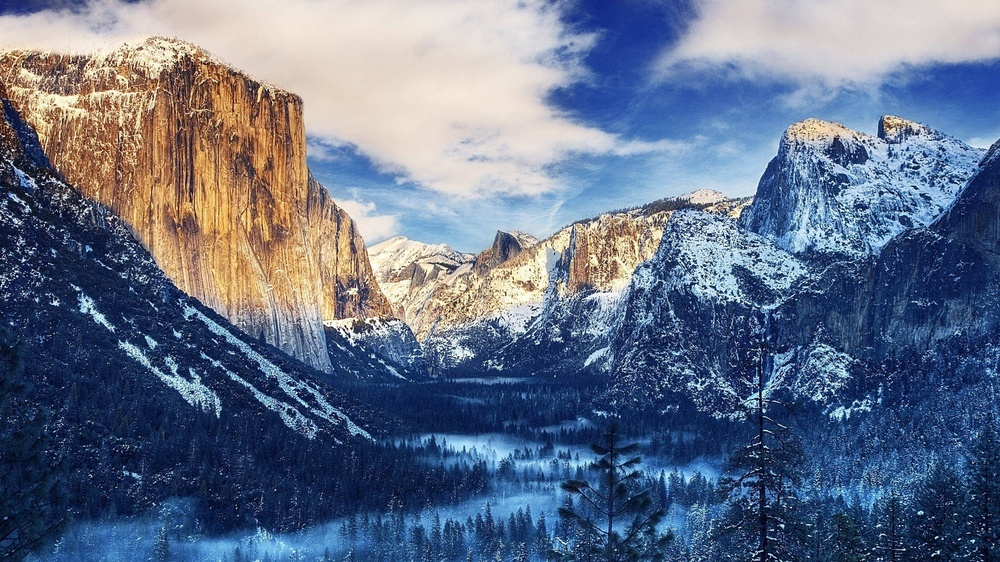
#> input picture opencv py/view.jpg, 1000 x 562 px, shrunk from 1920 x 1080 before the run
$ jupyter execute 2025926.ipynb
#> lines starting #> are read from the running program, lines starting #| are printed output that depends on the picture
[cell 1]
import numpy as np
import matplotlib.pyplot as plt
import cv2 as cv

[cell 2]
img = cv.imread("view.jpg")
#> img is the input picture: shape (562, 1000, 3); mean B, G, R 136.8, 112.8, 100
print(img)
#> (printed output is left out)

[cell 3]
cv.imwrite("view.jpg", img)
#> Out = True

[cell 4]
plt.imshow(img)
plt.show()

[cell 5]
gray = cv.cvtColor(img, cv.COLOR_BGR2GRAY)
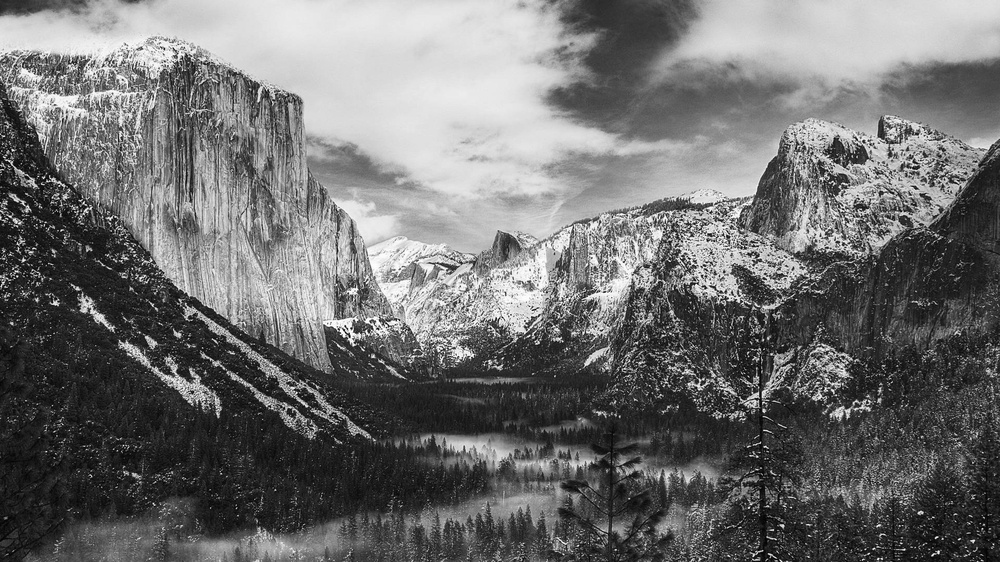
#> gray: shape (562, 1000); min 1, max 255, mean 111.7

[cell 6]
cv.imwrite("gray_view.jpg", gray)
#> Out = True

[cell 7]
plt.imshow(gray)
plt.show()

[cell 8]
cv.waitKey(0)
cv.destroyAllWindows()

[cell 9]
import cv2 as cv

# 0 表示默认摄像头；也可填视频路径如 'test.mp4'
cap = cv.VideoCapture(0)

# 获取帧宽度、高度、FPS（摄像头可能返回 0，就手动设 30）
frame_w = int(cap.get(cv.CAP_PROP_FRAME_WIDTH))
frame_h = int(cap.get(cv.CAP_PROP_FRAME_HEIGHT))
fps = cap.get(cv.CAP_PROP_FPS) or 30

# 创建 VideoWriter
fourcc = cv.VideoWriter_fourcc(*'mp4v')      # 编码格式
out = cv.VideoWriter('day2_output.mp4', fourcc, fps, (frame_w, frame_h), isColor=False)

print('按 q 退出，按空格暂停')

while True:
    ret, frame = cap.read()
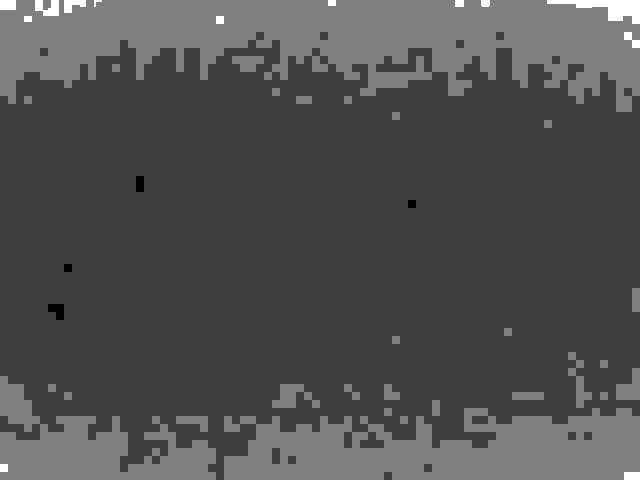
#> input picture frame 26 of opencv py/day2_output.mp4, 640 x 480 px, given in place of the camera
#> frame is the input picture: shape (480, 640, 3); min 4, max 8, mean 5.28
    if not ret:
        print('❗ 取帧失败')
        break

    # 处理：灰度 + 高斯模糊
    gray = cv.cvtColor(frame, cv.COLOR_BGR2GRAY)
#> gray: shape (480, 640)
    blur = cv.GaussianBlur(gray, (15, 15), 0)

    # 显示
    cv.imshow('Original', frame)
    cv.imshow('Day2 - Gray+Blur', blur)

    # 写视频（注意 VideoWriter 要求是灰度图）
    out.write(blur)

    # 按键控制
    key = cv.waitKey(1) & 0xFF
#> (key q is pressed here)
    if key == ord('q'):
        break
    elif key == ord(' '):
        cv.waitKey(0)          # 空格暂停，再按任意键继续

# 收尾
cap.release()
out.release()
cv.destroyAllWindows()
print('✅ 已保存 day2_output.mp4')

[cell 10]
cap = cv.VideoCapture(4)

[cell 11]
ret, frame = cap.read()
print('ret =', ret)          # 应该 True
#| ret = True
print('frame shape =', frame.shape if ret else 'None')
#| frame shape = (480, 640, 3)
